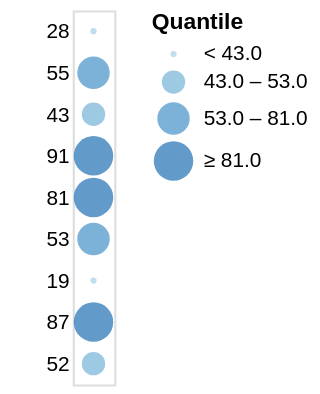

Source (Vega-Lite JSON):
### Vega specification from a JSON file in a GitHub repository (floating-point values rounded to 4 significant figures)
{"$schema": "https://vega.github.io/schema/vega/v4.json", "description": "A simple bar chart with embedded data.", "autosize": "pad", "padding": 5, "width": 20, "style": "cell", "data": [{"name": "source_0", "values": [{"a": "A", "b": 28}, {"a": "B", "b": 55}, {"a": "C", "b": 43}, {"a": "D", "b": 91}, {"a": "E", "b": 81}, {"a": "F", "b": 53}, {"a": "G", "b": 19}, {"a": "H", "b": 87}, {"a": "I", "b": 52}]}], "signals": [{"name": "y_step", "value": 20}, {"name": "height", "update": "bandspace(domain('y').length, 1, 0.5) * y_step"}], "marks": [{"name": "marks", "type": "symbol", "style": ["circle"], "from": {"data": "source_0"}, "encode": {"update": {"opacity": {"value": 0.7}, "fill": [{"test": "datum[\"b\"] === null || isNaN(datum[\"b\"])", "value": null}, {"scale": "color", "field": "b"}], "tooltip": {"signal": "{\"b\": ''+datum[\"b\"], \"Quantile\": format(datum[\"b\"], \"\")}"}, "x": {"signal": "width", "mult": 0.5}, "y": {"scale": "y", "field": "b"}, "size": {"scale": "size", "field": "b"}, "shape": {"value": "circle"}}}}], "scales": [{"name": "y", "type": "point", "domain": {"data": "source_0", "field": "b"}, "range": {"step": {"signal": "y_step"}}, "padding": 0.5}, {"name": "color", "type": "quantile", "domain": {"data": "source_0", "field": "b"}, "range": {"scheme": "blues", "count": 4}}, {"name": "size", "type": "quantile", "domain": {"data": "source_0", "field": "b"}, "range": {"signal": "sequence(9, 361 + (361 - 9) / (4 - 1), (361 - 9) / (4 - 1))"}}], "axes": [{"scale": "y", "orient": "left", "grid": false, "domain": false, "ticks": false, "zindex": 1}], "legends": [{"title": "Quantile", "fill": "color", "gradientLength": {"signal": "clamp(height, 64, 200)"}, "labelOverlap": "greedy", "encode": {"symbols": {"update": {"shape": {"value": "circle"}, "opacity": {"value": 0.7}}}}, "size": "size"}], "config": {"axisY": {"minExtent": 30}}}
